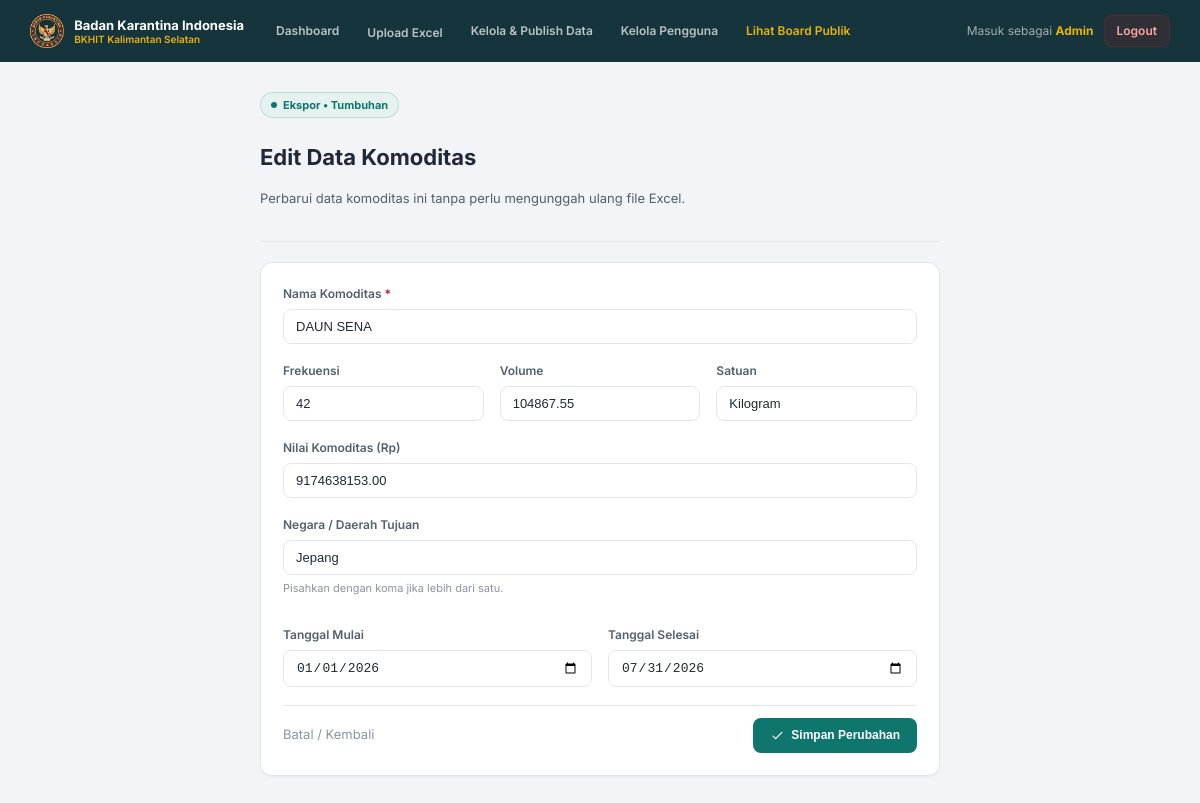
The page /admin/edit_data.php?id=26 (signed in) on the database its author committed.
### tables this page shows
CREATE TABLE IF NOT EXISTS ekspor_komoditas (
    id INT AUTO_INCREMENT PRIMARY KEY,
    jenis_kegiatan ENUM('ekspor','impor','domestik_keluar','domestik_masuk') NOT NULL DEFAULT 'ekspor',
    kategori ENUM('hewan','ikan','tumbuhan') NOT NULL,
    nama_komoditas VARCHAR(255) NOT NULL,
    nama_komoditas_lokal VARCHAR(255) NULL,  
    frekuensi INT DEFAULT 0,
    volume DECIMAL(18,2) DEFAULT 0,
    satuan VARCHAR(50) DEFAULT 'Kilogram',
    nilai_ekspor DECIMAL(20,2) DEFAULT 0,
    negara_tujuan TEXT NULL,
    periode VARCHAR(50) NOT NULL,  
    tanggal_mulai DATE NULL,
    tanggal_selesai DATE NULL,
    is_published TINYINT(1) DEFAULT 0,
    uploaded_at DATETIME DEFAULT CURRENT_TIMESTAMP,
    INDEX idx_kategori (kategori),
    INDEX idx_jenis_kegiatan (jenis_kegiatan),
    INDEX idx_jenis_kategori_pub (jenis_kegiatan, kategori, is_published),
    INDEX idx_is_published (is_published),
    INDEX idx_periode (periode)
);

### config/koneksi.php (called while the page is built, shortened)
<?php
function get_label_kegiatan($jenis) {
    switch ($jenis) {
        case 'ekspor':
        default: return 'Ekspor';
    }
}

### admin/edit_data.php (the view, shortened to what this page needs)
<?php
require_once __DIR__ . '/../config/koneksi.php';
$id = (int)($_GET['id'] ?? $_POST['id'] ?? 0);
$stmt = $pdo->prepare("SELECT * FROM ekspor_komoditas WHERE id = ? LIMIT 1");
$stmt->execute([$id]);
$row = $stmt->fetch();
?>
<!DOCTYPE html>
<html lang="id">
<head>
    <link rel="stylesheet" href="admin.css?v=<?= @filemtime(__DIR__ . '/admin.css') ?: time() ?>">
</head>
<body>
    <?php require 'navbar.php'; ?>
    <div class="admin-main" style="max-width: 720px;">
        <div class="page-header">
            <div>
                <span class="eyebrow"><span class="dot dot-brand"></span> <?= htmlspecialchars(get_label_kegiatan($row['jenis_kegiatan'])) ?> &bull; <?= ucfirst($row['kategori']) ?></span>
                <h1 class="page-title">Edit Data Komoditas</h1>
                <p class="page-desc">Perbarui data komoditas ini tanpa perlu mengunggah ulang file Excel.</p>
            </div>
        </div>
        <div class="card card-pad">
            <form method="POST" action="" style="display: flex; flex-direction: column; gap: 18px;">
                <div>
                    <label class="field-label">Nama Komoditas <span style="color: var(--danger);">*</span></label>
                    <input type="text" name="nama_komoditas" required value="<?= htmlspecialchars($row['nama_komoditas']) ?>" class="field-input">
                </div>
                <div style="display: grid; grid-template-columns: repeat(auto-fit, minmax(160px, 1fr)); gap: 16px;">
                    <div>
                        <label class="field-label">Frekuensi</label>
                        <input type="text" name="frekuensi" value="<?= htmlspecialchars($row['frekuensi']) ?>" class="field-input">
                    </div>
                    <div>
                        <label class="field-label">Volume</label>
                        <input type="text" name="volume" value="<?= htmlspecialchars($row['volume']) ?>" class="field-input">
                    </div>
                    <div>
                        <label class="field-label">Satuan</label>
                        <input type="text" name="satuan" value="<?= htmlspecialchars($row['satuan']) ?>" class="field-input">
                    </div>
                </div>
                <div>
                    <label class="field-label">Nilai Komoditas (Rp)</label>
                    <input type="text" name="nilai_ekspor" value="<?= htmlspecialchars($row['nilai_ekspor']) ?>" class="field-input">
                </div>
                <div>
                    <label class="field-label">Negara / Daerah Tujuan</label>
                    <input type="text" name="negara_tujuan" value="<?= htmlspecialchars($row['negara_tujuan'] ?? '') ?>" class="field-input">
                    <p class="field-hint">Pisahkan dengan koma jika lebih dari satu.</p>
                </div>
                <div style="display: grid; grid-template-columns: repeat(auto-fit, minmax(160px, 1fr)); gap: 16px;">
                    <div>
                        <label class="field-label">Tanggal Mulai</label>
                        <input type="date" name="tanggal_mulai" value="<?= htmlspecialchars($row['tanggal_mulai'] ?? '') ?>" class="field-input">
                    </div>
                    <div>
                        <label class="field-label">Tanggal Selesai</label>
                        <input type="date" name="tanggal_selesai" value="<?= htmlspecialchars($row['tanggal_selesai'] ?? '') ?>" class="field-input">
                    </div>
                </div>
                <div style="display: flex; align-items: center; justify-content: space-between; padding-top: 12px; border-top: 1px solid var(--line);">
                    <a href="kelola_data.php?jenis=<?= urlencode($row['jenis_kegiatan']) ?>&kategori=<?= urlencode($row['kategori']) ?>" style="font-size: 13px; color: var(--ink-muted); text-decoration: none;">Batal / Kembali</a>
                    <button type="submit" class="btn btn-primary">
                        <svg width="15" height="15" fill="none" stroke="currentColor" viewBox="0 0 24 24"><path stroke-linecap="round" stroke-linejoin="round" stroke-width="2" d="M5 13l4 4L19 7"></path></svg>
                        <span>Simpan Perubahan</span>
                    </button>
                </div>
            </form>
        </div>
    </div>
</body>
</html>

### admin/admin.css (style rules this page uses)
:root { --bg: #f2f4f7; --surface: #ffffff; --ink: #1f2937; --ink-soft: #52606d; --ink-muted: #8a94a3; --line: #e3e7ed; --brand-dark: #16343b; --brand: #0f766e; --brand-soft: #e6f2f0; --gold: #b45309; --gold-soft: #fdf1e0; --danger: #b91c1c; --danger-soft: #fdecec; --cat-hewan: #b45309; --cat-hewan-soft: #fdf1e0; --cat-ikan: #0369a1; --cat-ikan-soft: #e6f2fb; --cat-tumbuhan: #15803d; --cat-tumbuhan-soft: #e9f7ef; --radius-lg: 16px; --radius-md: 12px; --radius-sm: 8px; --shadow-card: 0 1px 2px rgba(16, 24, 32, 0.05); }
* { box-sizing: border-box; }
html, body { margin: 0; background: var(--bg); color: var(--ink); font-family: 'Inter', -apple-system, BlinkMacSystemFont, "Segoe UI", Roboto, Arial, sans-serif; line-height: 1.5; }
a { color: inherit; }
.admin-main { max-width: 1180px; margin: 0 auto; padding: 28px 20px 60px; }
.card { background: var(--surface); border: 1px solid var(--line); border-radius: var(--radius-md); box-shadow: var(--shadow-card); }
.card-pad { padding: 22px; }
.page-header { display: flex; flex-wrap: wrap; align-items: center; justify-content: space-between; gap: 16px; padding-bottom: 20px; border-bottom: 1px solid var(--line); margin-bottom: 20px; }
.eyebrow { display: inline-flex; align-items: center; gap: 6px; font-size: 11px; font-weight: 700; color: var(--brand); background: var(--brand-soft); border: 1px solid rgba(15, 118, 110, 0.18); padding: 4px 10px; border-radius: 999px; margin-bottom: 8px; }
.eyebrow .dot { width: 6px; height: 6px; border-radius: 50%; background: var(--brand); }
.page-title { font-size: 22px; font-weight: 700; color: var(--ink); }
.page-desc { font-size: 13px; color: var(--ink-soft); margin-top: 4px; max-width: 640px; }
.btn { display: inline-flex; align-items: center; gap: 6px; font-size: 12px; font-weight: 600; padding: 9px 16px; border-radius: var(--radius-sm); border: 1px solid transparent; text-decoration: none; cursor: pointer; transition: background 0.15s ease, border-color 0.15s ease; line-height: 1.2; }
.btn-primary { background: var(--brand); color: #ffffff; }
.dot { width: 8px; height: 8px; border-radius: 50%; display: inline-block; flex-shrink: 0; }
.dot-brand { background: var(--brand); }
.field-label { display: block; font-size: 12px; font-weight: 600; color: var(--ink-soft); margin-bottom: 6px; }
.field-input, select.field-input, input.field-input { width: 100%; background: var(--surface); border: 1px solid var(--line); border-radius: var(--radius-sm); padding: 9px 12px; font-size: 13px; color: var(--ink); }
.field-hint { font-size: 11px; color: var(--ink-muted); margin-top: 5px; }

### rows shown on the page
ekspor_komoditas: jenis_kegiatan "Ekspor", kategori "Tumbuhan", nama_komoditas "DAUN SENA", frekuensi "42", volume "104867.55", satuan "Kilogram", nilai_ekspor "9174638153.00", negara_tujuan "Jepang", tanggal_mulai "01/01/2026", tanggal_selesai "07/31/2026"

### other values the page prints
$admin['nama'] "Admin"
